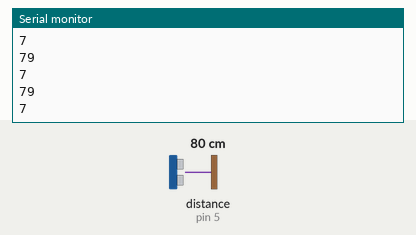
Recording of a sketch running on a simulated Arduino Uno, built with avr-gcc and run on an emulated ATmega328P. On the bench: the last lines printed to the serial monitor. Wiring (inferred from the names in the program): ultrasonic range finder: trigger pin 4; echo pin 5. The test bench sets the inputs (shaded band); at power-on: distance to the obstacle (sensor on pin 5) 80 cm. The echo pulse lasts 58.3 µs per cm.

Above: at 1.2 s.
1.3 s: distance to the obstacle (sensor on pin 5) set to 4 cm
At 1.3 s:
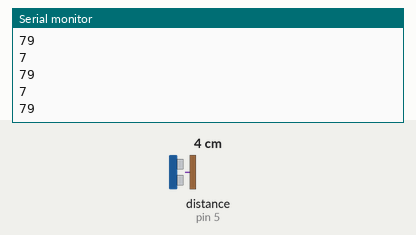
2.8 s: distance to the obstacle (sensor on pin 5) set to 18 cm
At 2.8 s:
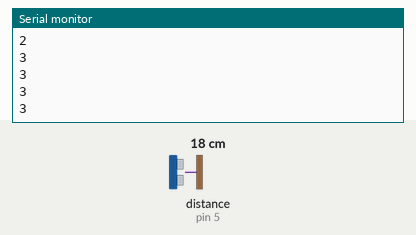
Timing chart, 0 to 5.8 s (numbered marks = the images above; inputs shaded):
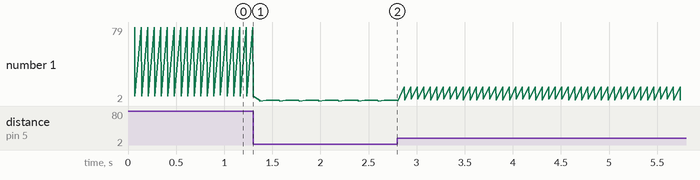

Measured:
- plotted number 1: 79 → 3 after the input at 1.3 s

The sketch:

test.ino
```cpp
#define trig 4
#define echo 5

void setup() {
	Serial.begin(9600);

	pinMode(trig, OUTPUT);
	pinMode(echo, INPUT);
}

void loop() {
	ultrasonicRoutine(trig,echo,200);
	//delay(2500);
}

int ultrasonicRoutine(int triggerpin, int echopin, int maxdistance) {

	int readstart, readend, duration, distance;
	long timeout = 68000;

	// Start Reading
	readstart = millis();

	// Begin ping
	digitalWrite(triggerpin, LOW);
	delay(1);
	digitalWrite(triggerpin, HIGH);
	delay(1);
	digitalWrite(triggerpin, LOW);

	duration = pulseIn(echopin, HIGH, timeout);

	distance = (duration/2) / 29.1;

	// Storing distance value
	if(distance == 0 || distance > maxdistance) {
		distance = maxdistance;
	} else if(distance < 2 && distance != 0) {
		distance = ultrasonicRoutine(triggerpin,echopin,maxdistance);
	} else if(distance >= 2 && distance <= maxdistance) {
		distance = distance;
	}

	// Checking the time since beginning of last reading (only to reduce time between pings, thus no need to add delay after function)
	readend = millis() - readstart;
	if(readend < 68) {
		delay(68 - readend);
	}

	Serial.println(distance);
	Serial.println(readend);


	// Return the distance
	return distance;
}	
```
